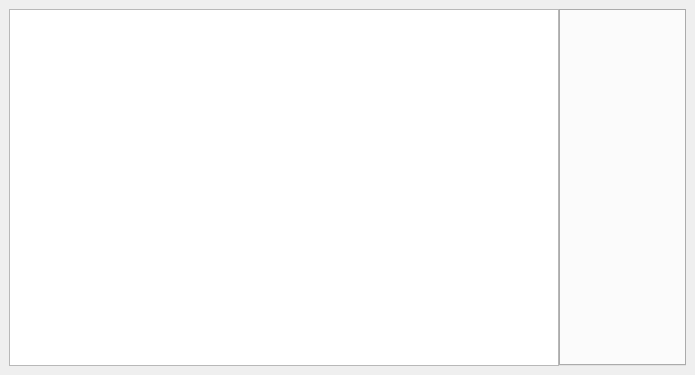
<?xml version="1.0" encoding="UTF-8"?>
<ui version="4.0">
 <class>MainWindow</class>
 <widget class="QMainWindow" name="MainWindow">
  <property name="geometry">
   <rect>
    <x>0</x>
    <y>0</y>
    <width>695</width>
    <height>375</height>
   </rect>
  </property>
  <property name="windowTitle">
   <string>MainWindow</string>
  </property>
  <widget class="QWidget" name="centralwidget">
   <property name="maximumSize">
    <size>
     <width>2000</width>
     <height>2000</height>
    </size>
   </property>
   <layout class="QGridLayout" name="gridLayout">
    <item row="0" column="0">
     <widget class="QSplitter" name="splitter">
      <property name="frameShape">
       <enum>QFrame::NoFrame</enum>
      </property>
      <property name="orientation">
       <enum>Qt::Horizontal</enum>
      </property>
      <property name="handleWidth">
       <number>0</number>
      </property>
      <property name="childrenCollapsible">
       <bool>false</bool>
      </property>
      <widget class="QTreeView" name="treeView"/>
      <widget class="QTabWidget" name="tabWidget"/>
     </widget>
    </item>
   </layout>
  </widget>
 </widget>
 <resources/>
 <connections/>
</ui>
